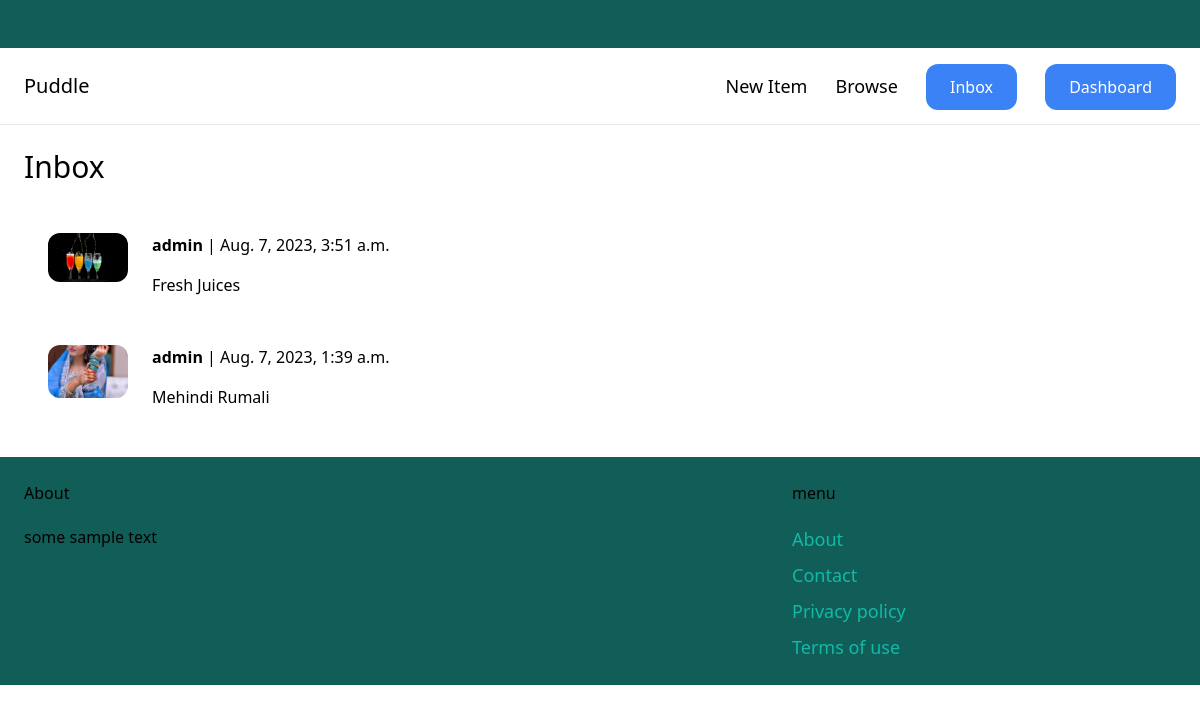
The app's page /inbox/ (signed in), older data.
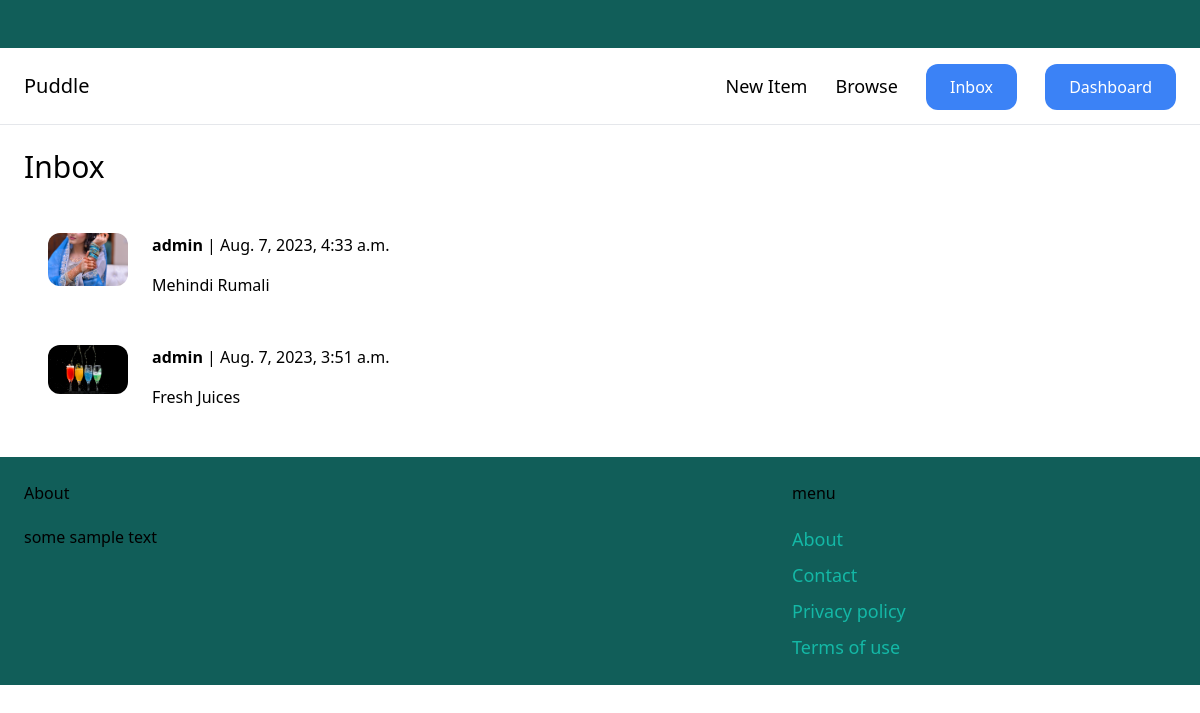
The same page, newer data.
### conversation/models.py (models this page shows)
class Conversation(models.Model):
    item = models.ForeignKey(Item, related_name="conversations", on_delete=models.CASCADE)
    members = models.ManyToManyField(User, related_name='conversations')
    created_at = models.DateTimeField(auto_now_add=True)
    modified_at = models.DateTimeField(auto_now=True)
    class Meta:
        ordering = ('-modified_at',)

### item/models.py (models this page shows, shortened)
class Item(models.Model):
    category =models.ForeignKey(Category,related_name='items', on_delete=models.CASCADE)#when we delete category it will delete all items also
    name= models.CharField(max_length=255)
    description=models.TextField(blank=True,null=True)
    price= models.FloatField()
    image =models.ImageField(upload_to='item_images',blank=True,null=True)
    is_sold =models.BooleanField(default=False)
    created_by=models.ForeignKey(User,related_name='items',on_delete=models.CASCADE)
    created_at =models.DateTimeField(auto_now_add=True)

### conversation/views.py (the view)
# urls.py: path("", views.inbox, name="inbox"),
@login_required
def inbox(request):
    conversations = Conversation.objects.filter(members__in=[request.user.id])
    return render(request, "conversation/inbox.html", {
        'conversations':conversations,
    })

### conversation/templates/conversation/inbox.html (shortened to what this page needs)
{% extends 'core/base.html' %}
{% block content %}
<h1 class="mb-6 text-3xl">Inbox</h1>
<div class="space-y-6">
    {% for conversation in conversations %}
        <a href="{% url 'conversation:detail' conversation.id %}">
            <div class="p-6 flex bg-grey-100 rounded-xl">
                <div class="pr-6">
                    <img src="{{ conversation.item.image.url }}" alt="" class="w-20 rounded-xl">
                </div>
                <div>
                    {% for member in conversation.members.all %}
                        <div>
                            {% if member != request.user %}
                                <p class="mb-4"><strong>{{ member.username }}</strong> | {{ conversation.modified_at }}</p>
                                <p>{{ conversation.item.name }}</p>
                            {%endif%}
                        </div>
                    {% endfor %}
                </div>
            </div>
        </a>
    {% endfor %}
</div>
{% endblock %}

### core/templates/core/base.html (shortened to what this page needs)
<!DOCTYPE html>
<html lang="en">
<head class="px-6 py-6 flex justify-between bg-teal-800">
    <script src="https://cdn.tailwindcss.com"></script>
</head>
<body>
    <nav class="px-6 py-6 flex justify-between items-centre border-b border-grey-200">
        <a href="" class="text-xl fornt-semibold">Puddle</a>
        <div class="space-x-6">
            <a href="{% url 'item:new' %}" class="text-lg fornt-semibold hover:text-grey-500">New Item</a>
            <a href="{% url 'item:items' %}" class="text-lg fornt-semibold hover:text-grey-500">Browse</a>
            {% if request.user.is_authenticated %}
                <a href="{% url 'conversation:inbox' %}" class="px-6 py-3 fornt-semibold bg-blue-500 text-white rounded-xl hover:bg-teal-700">Inbox</a>
                <a href="{% url 'dashboard:index' %}" class="px-6 py-3 fornt-semibold bg-blue-500 text-white rounded-xl hover:bg-teal-700">Dashboard</a>
            {% else %}
                <a href="{% url 'core:signup' %}" class="px-6 py-3 fornt-semibold bg-blue-500 text-white rounded-xl hover:bg-teal-700">Signup</a>
                <a href="{% url 'core:login' %}" class="px-6 py-3 fornt-semibold bg-blue-500 text-white rounded-xl hover:bg-teal-700">Log In</a>
            {% endif %}
        </div>
    </nav>
    <div class="px-6 py-6">
        {% block content %}
        {% endblock %}
    </div>
    <footer class="px-6 py-6 flex justify-between bg-teal-800">
        <div class="w-2/3 pr-10">
            <h3 class="mb-5 fornt-semibold text-grey-400">About</h3>
            <p class="text-tg text-grey-500">some sample text</p>
        </div>
        <div class="w-1/3">
            <h3 class="mb-5 fornt-semibold text-grey-400">menu</h3>
            <ul class="space-y-2">
            <li><a href="#" class="text-lg text-teal-500 hover:text-teal-700">About</a></li>
            <li><a href="{% url 'core:contact' %}" class="text-lg text-teal-500 hover:text-teal-700">Contact</a></li>
            <li><a href="#" class="text-lg text-teal-500 hover:text-teal-700">Privacy policy</a></li>
            <li><a href="#" class="text-lg text-teal-500 hover:text-teal-700">Terms of use</a></li>
        </ul>
    </div>
    </footer>
</body>
</html>

Row changes from the older to the newer data that the page shows:
changed Conversation "Mehindi Rumali": modified_at "Aug. 7, 2023, 1:39 a.m." → "Aug. 7, 2023, 4:33 a.m."; moves up the list
